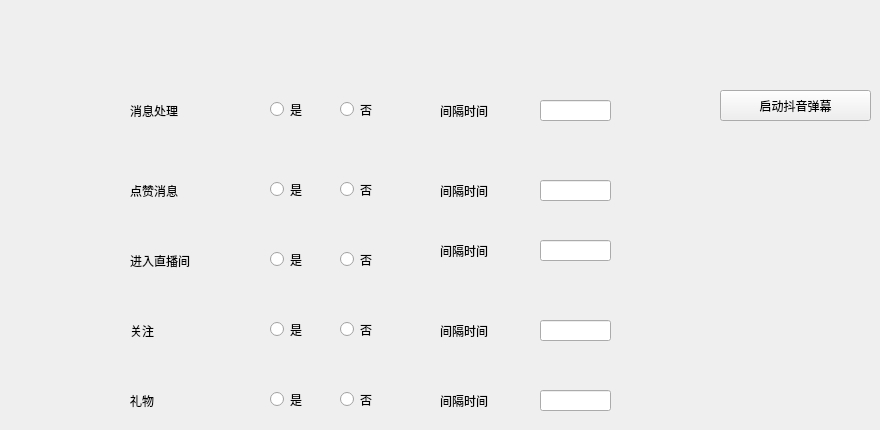
    <widget class="QWidget" name="tab_5">
     <attribute name="title">
      <string>弹幕</string>
     </attribute>
     <widget class="QLabel" name="dm_text">
      <property name="geometry">
       <rect>
        <x>130</x>
        <y>90</y>
        <width>91</width>
        <height>41</height>
       </rect>
      </property>
      <property name="text">
       <string>消息处理</string>
      </property>
     </widget>
     <widget class="QRadioButton" name="dm_msg_True">
      <property name="geometry">
       <rect>
        <x>270</x>
        <y>100</y>
        <width>41</width>
        <height>19</height>
       </rect>
      </property>
      <property name="text">
       <string>是</string>
      </property>
      <attribute name="buttonGroup">
       <string notr="true">dm_msg</string>
      </attribute>
     </widget>
     <widget class="QRadioButton" name="dm_msg_False">
      <property name="geometry">
       <rect>
        <x>340</x>
        <y>100</y>
        <width>41</width>
        <height>19</height>
       </rect>
      </property>
      <property name="text">
       <string>否</string>
      </property>
      <attribute name="buttonGroup">
       <string notr="true">dm_msg</string>
      </attribute>
     </widget>
     <widget class="QLabel" name="dm_text_2">
      <property name="geometry">
       <rect>
        <x>130</x>
        <y>170</y>
        <width>91</width>
        <height>41</height>
       </rect>
      </property>
      <property name="text">
       <string>点赞消息</string>
      </property>
     </widget>
     <widget class="QLabel" name="dm_text_3">
      <property name="geometry">
       <rect>
        <x>130</x>
        <y>240</y>
        <width>91</width>
        <height>41</height>
       </rect>
      </property>
      <property name="text">
       <string>进入直播间</string>
      </property>
     </widget>
     <widget class="QLabel" name="dm_text_4">
      <property name="geometry">
       <rect>
        <x>130</x>
        <y>310</y>
        <width>91</width>
        <height>41</height>
       </rect>
      </property>
      <property name="text">
       <string>关注</string>
      </property>
     </widget>
     <widget class="QLabel" name="dm_text_5">
      <property name="geometry">
       <rect>
        <x>130</x>
        <y>380</y>
        <width>91</width>
        <height>41</height>
       </rect>
      </property>
      <property name="text">
       <string>礼物</string>
      </property>
     </widget>
     <widget class="QRadioButton" name="dm_dz_True">
      <property name="geometry">
       <rect>
        <x>270</x>
        <y>180</y>
        <width>51</width>
        <height>19</height>
       </rect>
      </property>
      <property name="text">
       <string>是</string>
      </property>
      <attribute name="buttonGroup">
       <string notr="true">dm_dz</string>
      </attribute>
     </widget>
     <widget class="QRadioButton" name="dm_dz_False">
      <property name="geometry">
       <rect>
        <x>340</x>
        <y>180</y>
        <width>51</width>
        <height>19</height>
       </rect>
      </property>
      <property name="text">
       <string>否</string>
      </property>
      <attribute name="buttonGroup">
       <string notr="true">dm_dz</string>
      </attribute>
     </widget>
     <widget class="QRadioButton" name="dm_jrzbj_False">
      <property name="geometry">
       <rect>
        <x>340</x>
        <y>250</y>
        <width>51</width>
        <height>19</height>
       </rect>
      </property>
      <property name="text">
       <string>否</string>
      </property>
      <attribute name="buttonGroup">
       <string notr="true">dm_jrzbj</string>
      </attribute>
     </widget>
     <widget class="QRadioButton" name="dm_jrzbj_True">
      <property name="geometry">
       <rect>
        <x>270</x>
        <y>250</y>
        <width>51</width>
        <height>19</height>
       </rect>
      </property>
      <property name="text">
       <string>是</string>
      </property>
      <attribute name="buttonGroup">
       <string notr="true">dm_jrzbj</string>
      </attribute>
     </widget>
     <widget class="QRadioButton" name="dm_gz_False">
      <property name="geometry">
       <rect>
        <x>340</x>
        <y>320</y>
        <width>51</width>
        <height>19</height>
       </rect>
      </property>
      <property name="text">
       <string>否</string>
      </property>
      <attribute name="buttonGroup">
       <string notr="true">dm_gz</string>
      </attribute>
     </widget>
     <widget class="QRadioButton" name="dm_gz_True">
      <property name="geometry">
       <rect>
        <x>270</x>
        <y>320</y>
        <width>51</width>
        <height>19</height>
       </rect>
      </property>
      <property name="text">
       <string>是</string>
      </property>
      <attribute name="buttonGroup">
       <string notr="true">dm_gz</string>
      </attribute>
     </widget>
     <widget class="QRadioButton" name="dm_lw_False">
      <property name="geometry">
       <rect>
        <x>340</x>
        <y>390</y>
        <width>51</width>
        <height>19</height>
       </rect>
      </property>
      <property name="text">
       <string>否</string>
      </property>
      <attribute name="buttonGroup">
       <string notr="true">dm_lw</string>
      </attribute>
     </widget>
     <widget class="QRadioButton" name="dm_lw_True">
      <property name="geometry">
       <rect>
        <x>270</x>
        <y>390</y>
        <width>51</width>
        <height>19</height>
       </rect>
      </property>
      <property name="text">
       <string>是</string>
      </property>
      <attribute name="buttonGroup">
       <string notr="true">dm_lw</string>
      </attribute>
     </widget>
     <widget class="QLabel" name="label_2">
      <property name="geometry">
       <rect>
        <x>440</x>
        <y>100</y>
        <width>81</width>
        <height>21</height>
       </rect>
      </property>
      <property name="text">
       <string>间隔时间</string>
      </property>
     </widget>
     <widget class="QLabel" name="label_3">
      <property name="geometry">
       <rect>
        <x>440</x>
        <y>180</y>
        <width>81</width>
        <height>21</height>
       </rect>
      </property>
      <property name="text">
       <string>间隔时间</string>
      </property>
     </widget>
     <widget class="QLabel" name="label_4">
      <property name="geometry">
       <rect>
        <x>440</x>
        <y>240</y>
        <width>81</width>
        <height>21</height>
       </rect>
      </property>
      <property name="text">
       <string>间隔时间</string>
      </property>
     </widget>
     <widget class="QLabel" name="label_5">
      <property name="geometry">
       <rect>
        <x>440</x>
        <y>320</y>
        <width>81</width>
        <height>21</height>
       </rect>
      </property>
      <property name="text">
       <string>间隔时间</string>
      </property>
     </widget>
     <widget class="QLabel" name="label_6">
      <property name="geometry">
       <rect>
        <x>440</x>
        <y>390</y>
        <width>81</width>
        <height>21</height>
       </rect>
      </property>
      <property name="text">
       <string>间隔时间</string>
      </property>
     </widget>
     <widget class="QLineEdit" name="dm_type1_time">
      <property name="geometry">
       <rect>
        <x>540</x>
        <y>100</y>
        <width>71</width>
        <height>21</height>
       </rect>
      </property>
     </widget>
     <widget class="QLineEdit" name="dm_type2_time">
      <property name="geometry">
       <rect>
        <x>540</x>
        <y>180</y>
        <width>71</width>
        <height>21</height>
       </rect>
      </property>
     </widget>
     <widget class="QLineEdit" name="dm_type3_time">
      <property name="geometry">
       <rect>
        <x>540</x>
        <y>240</y>
        <width>71</width>
        <height>21</height>
       </rect>
      </property>
     </widget>
     <widget class="QLineEdit" name="dm_type4_time">
      <property name="geometry">
       <rect>
        <x>540</x>
        <y>320</y>
        <width>71</width>
        <height>21</height>
       </rect>
      </property>
     </widget>
     <widget class="QLineEdit" name="dm_type5_time">
      <property name="geometry">
       <rect>
        <x>540</x>
        <y>390</y>
        <width>71</width>
        <height>21</height>
       </rect>
      </property>
     </widget>
     <widget class="QPushButton" name="dy_start_cn">
      <property name="geometry">
       <rect>
        <x>720</x>
        <y>90</y>
        <width>151</width>
        <height>31</height>
       </rect>
      </property>
      <property name="text">
       <string>启动抖音弹幕</string>
      </property>
     </widget>
    </widget>
